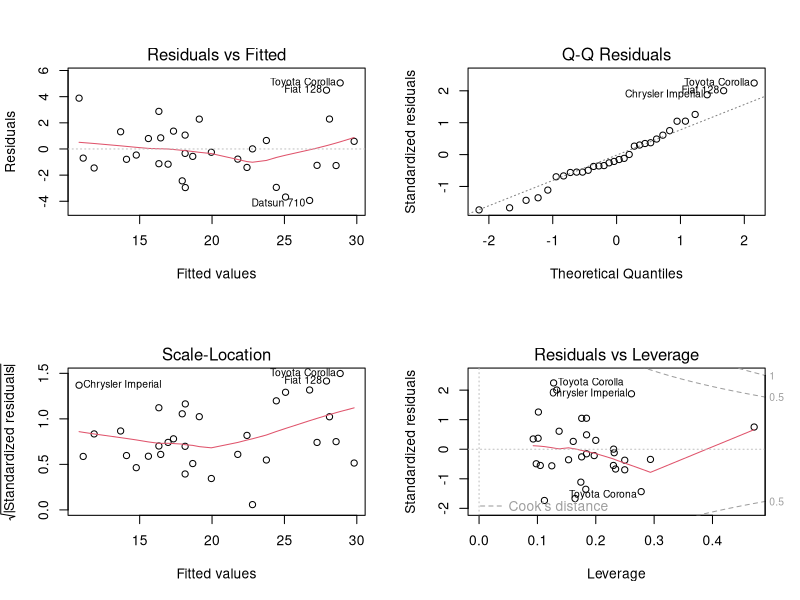
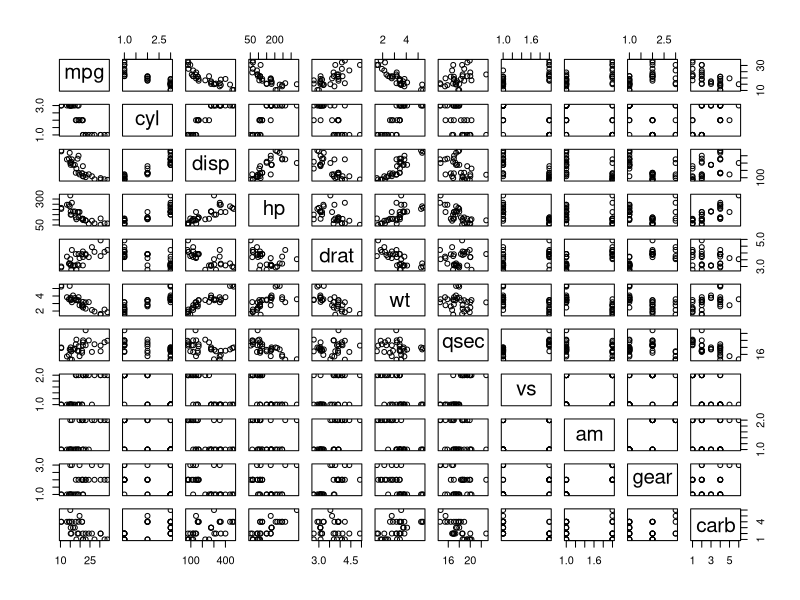
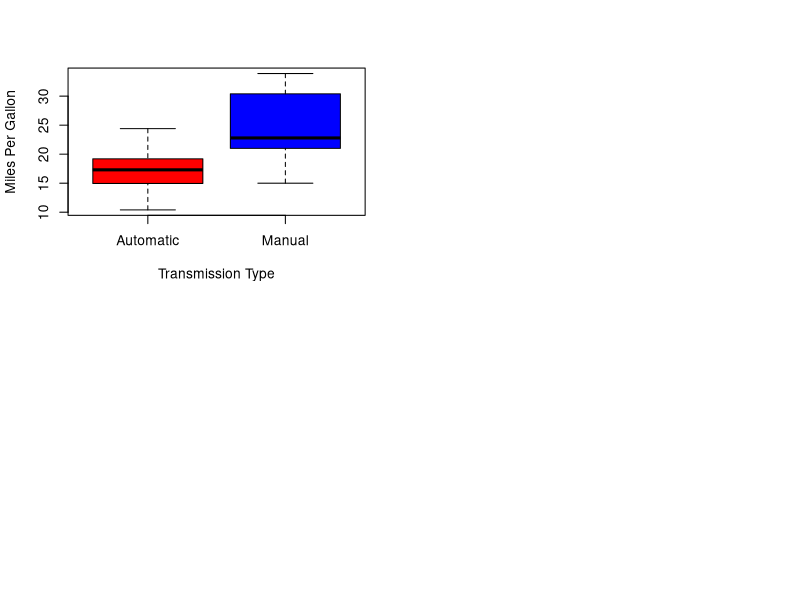

Source code (R) for these figures, in order:
## ---- chunk 1
data(mtcars)
mtcars$cyl  <- factor(mtcars$cyl)
mtcars$vs   <- factor(mtcars$vs)
mtcars$gear <- factor(mtcars$gear)
mtcars$carb <- factor(mtcars$carb)
mtcars$am   <- factor(mtcars$am,labels=c("Automatic","Manual"))
## ---- chunk 2
initialmodel <- lm(mpg ~ ., data = mtcars)
bestmodel <- step(initialmodel, direction = "both")
## ---- chunk 3
summary(bestmodel)
## ---- chunk 4
basemodel <- lm(mpg ~ am, data = mtcars)
anova(basemodel, bestmodel)
## ---- chunk 5
par(mfrow=c(2, 2))
plot(bestmodel)
## ---- chunk 6
leverage <- hatvalues(bestmodel)
tail(sort(leverage),3)
## ---- chunk 7
influential <- dfbetas(bestmodel)
tail(sort(influential[,6]),3)
## ---- chunk 8
t.test(mpg ~ am, data = mtcars)
## ---- chunk 9
pairs(mpg ~ ., data = mtcars)
## ---- chunk 10
boxplot(mpg ~ am, data = mtcars, col = (c("red","blue")), ylab = "Miles Per Gallon", xlab = "Transmission Type")
